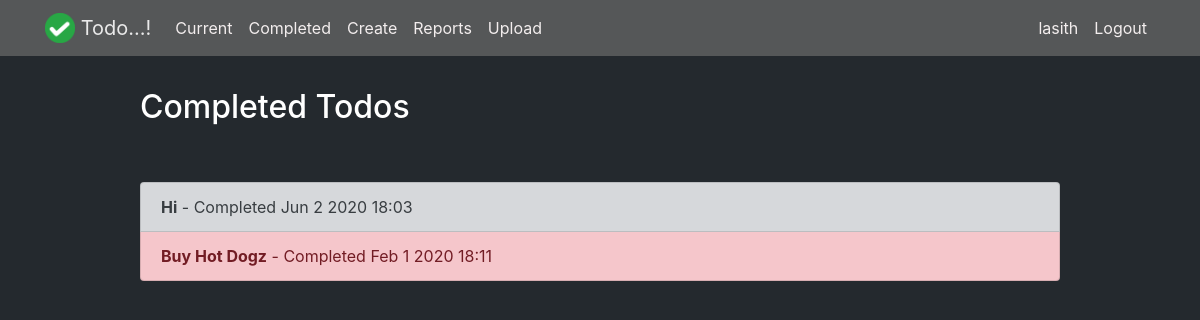
The app's page /completed/ (signed in) with its own data.
### todo/models.py (models this page shows, shortened)
class Todo(models.Model):
    title = models.CharField(max_length=100)
    memo = models.TextField(blank=True)
    created = models.DateTimeField(auto_now_add=True)
    datecompleted = models.DateTimeField(null=True, blank=True)
    important = models.BooleanField(default=False)
    user = models.ForeignKey(User, on_delete=models.CASCADE)

### todo/views.py (the view)
# urls.py: path('completed/', views.completedtodos, name='completedtodos'),
@login_required
def completedtodos(request):
    todos = Todo.objects.filter(user=request.user, datecompleted__isnull=False).order_by('-datecompleted')
    return render(request, 'todo/completedtodos.html', {'todos':todos})

### todo/templates/todo/completedtodos.html
{% extends "todo/base.html" %}
{% block content %}
    <div class="row justify-content-center mt-5">
        <div class="col-md-10">
            <h2>Completed Todos</h2>
        </div>
    </div>
    <div class="row justify-content-center mt-5">
        <div class="col-md-10">
            <div class="list-group">
                {% for todo in todos %}
                    <a href="{% url 'viewtodo' todo.id %}" class="list-group-item list-group-item-action{% if todo.important %} list-group-item-danger{% else %} list-group-item-secondary {% endif %}"><b>{{ todo.title }}</b> - Completed {{ todo.datecompleted|date:'M j Y H:i' }}</a>
                {% endfor %}
            </div>
        </div>
    </div>
{% endblock %}

### todo/templates/todo/base.html (shortened to what this page needs)
{% load static %}
<!doctype html>
<html lang="en">
<head>
    <link rel="stylesheet" href="{% static "todo/bootstrap.min.css" %}">
    <link rel="stylesheet" href="{% static "todo/main.css" %}">
</head>
<body>
<nav class="navbar navbar-expand-md navbar-light">
    <div class="container">
        <a class="navbar-brand" href="{% url 'home' %}">
            <img src="{% static 'todo/logo.png' %}" width="30" height="30" class="d-inline-block align-top">
            <span>Todo...!</span>
        </a>
        <div class="collapse navbar-collapse" id="navbarNav">
            {% if user.is_authenticated %}
                <ul class="navbar-nav mr-auto">
                    <li class="nav-item {{ current }}">
                        <a class="nav-link" href="{% url 'currenttodos' %}">Current</a>
                    </li>
                    <li class="nav-item {{ completed }}">
                        <a class="nav-link" href="{% url 'completedtodos' %}">Completed</a>
                    </li>
                    <li class="nav-item {{ create }}">
                        <a class="nav-link" href="{% url 'createtodo' %}">Create</a>
                    </li>
                    <li class="nav-item {{ report }}">
                        <a class="nav-link" href="{% url 'reportgenerator' %}">Reports</a>
                    </li>
                    <li class="nav-item {{ upload }}">
                        <a class="nav-link" href="{% url 'upload' %}">Upload</a>
                    </li>
                </ul>
            {% endif %}
            <ul class="navbar-nav ml-auto">
                {% if user.is_authenticated %}
                    <li class="nav-item">
                        <a href="#" class="nav-link">{{ user }}</a>
                    </li>
                    <li class="nav-item">
                        <a href="#" onclick="$('#signOutBtn').click()" class="nav-link">Logout</a>
                    </li>
                {% endif %}
            </ul>
        </div>
    </div>
</nav>
<div class="container">
    {% block content %}{% endblock %}
</div>
</body>
</html>

### todo/static/todo/main.css (style rules this page uses)
.navbar-nav .nav-link { color: rgb(243, 238, 238) !important; }
.navbar { overflow: hidden; position: fixed; top: 0; width: 100%; z-index: 1000; background-color: rgba(105, 105, 105, 0.73); }
.navbar-brand { color: white!important; }
body { background-color: rgb(36, 41, 46) !important; color: white; padding-top: 40px; }
h1, h2, h3, h4, h5, h6 { color: #fff; }
p, span, small { color: #eaeaea; }

### records on screen
Todo: title "Hi", datecompleted "Jun 2 2020 18:03"
Todo: title "Buy Hot Dogz", datecompleted "Feb 1 2020 18:11"

### other values on screen
{{ user }} "lasith"
